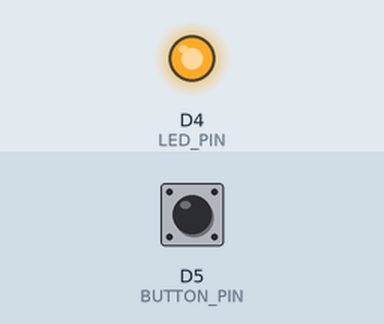
The sketch below on a simulated ESP8266 (NodeMCU). Parts: output pins drawn as LEDs (lit = HIGH). Inputs (shaded band) come from the test bench; at power-on: D5 (BUTTON_PIN) HIGH. WiFi joins after 1.5 s; servers stay silent unless stated.

Above: at 1.1 s.
At 3.9 s:
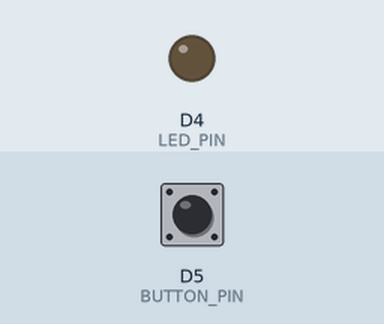
Timing chart, 0 to 5.4 s (numbered marks = the images above):
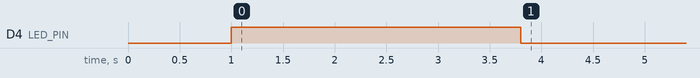

The sketch:

esp8266-sesamOpener.ino
```cpp
#include <ESP8266WiFi.h>
#include <ESP8266HTTPClient.h>
#include <WiFiClient.h>
#include <SimpleTimer.h>
#include <Bounce2.h>

#define ARRAY_LEN(a) sizeof(a)/sizeof(a[0])

#define LED_PIN D4
#define BUTTON_PIN D5
#define BUTTON_DEBOUNCE_MS 50

#define WIFI_REFRESH_STATUS_MS 700
#define WIFI_CONNECT_INTERVAL_MS 950

Bounce debouncer = Bounce();
SimpleTimer timer;

int wifiStatus = WL_DISCONNECTED;

const String SERVER_IP = "192.168.4.1";

#define WIFI_SSID "Free Candy"
#define WIFI_PASSWORD "RichardStallman"

void setup() {

  delay(1000);
  Serial.begin(115200);

  WiFi.mode(WIFI_STA);

  pinMode(BUTTON_PIN, INPUT_PULLUP);

  digitalWrite(LED_PIN, HIGH);
  pinMode(LED_PIN, OUTPUT);

  debouncer.attach(BUTTON_PIN);
  debouncer.interval(BUTTON_DEBOUNCE_MS);

  timer.setInterval(WIFI_REFRESH_STATUS_MS, []() {
    wifiStatus = WiFi.status();
    digitalWrite(LED_PIN, (wifiStatus == WL_CONNECTED) ? LOW : HIGH);
  });

  timer.setInterval(WIFI_CONNECT_INTERVAL_MS, []() {

    if (WiFi.SSID() != WIFI_SSID) {
      WiFi.begin(WIFI_SSID, WIFI_PASSWORD);
      WiFi.persistent(true);
      WiFi.setAutoConnect(true);
      WiFi.setAutoReconnect(true);
    }

  });

}

void loop() {
  timer.run();
  debouncer.update();

  if(wifiStatus == WL_CONNECTED && debouncer.fell()) {

    Serial.println("HTTP Request!");

    HTTPClient http;
    http.begin("http://" + SERVER_IP + "/open");
    int httpCode = http.GET();

    Serial.print("HTTP CODE ");
    Serial.println(httpCode);

    if(httpCode == HTTP_CODE_OK) {
      Serial.println("Everything is awesome!");
    }
  }
}
```

Measured:
- by itself, D4 (LED_PIN): HIGH → LOW at 3.8 s
